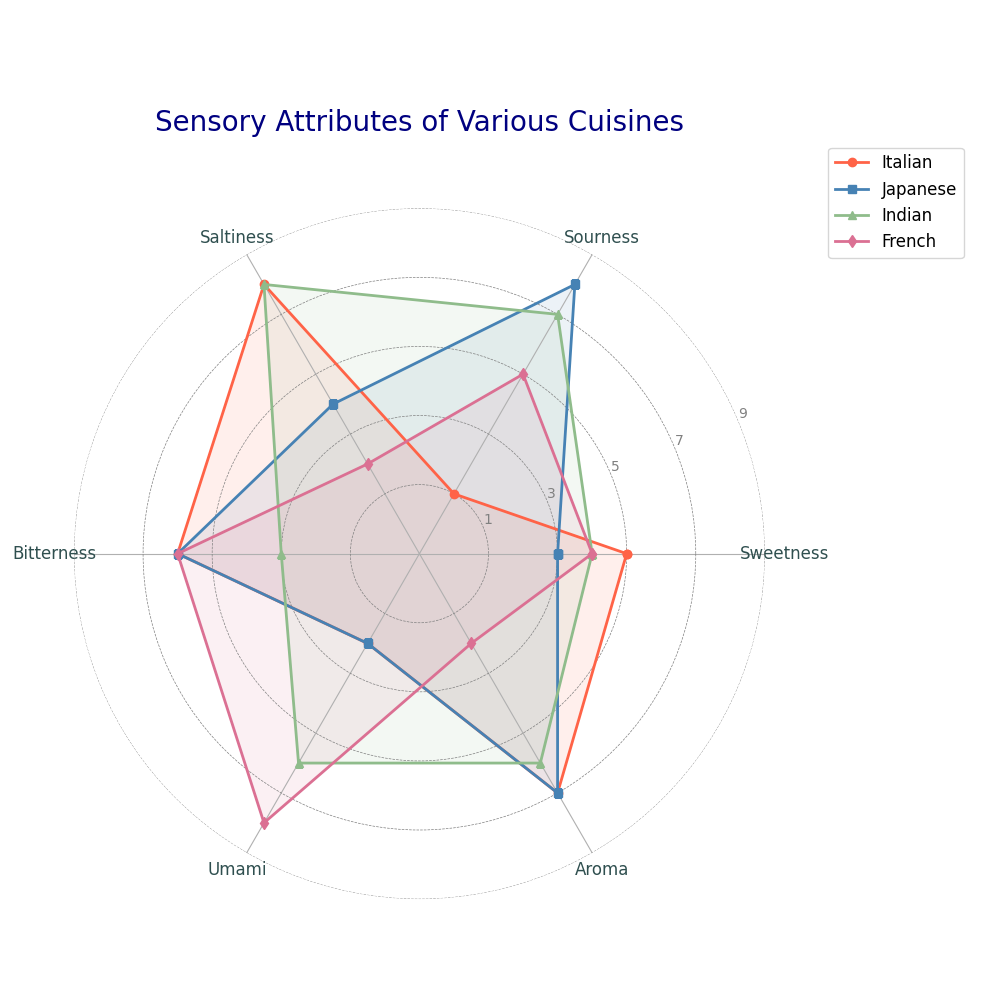

Here is the Python script that generated this plot:
import matplotlib.pyplot as plt
import numpy as np

# Define the sensory attributes
attributes = ['Sweetness', 'Sourness', 'Saltiness', 'Bitterness', 'Umami', 'Aroma']
num_vars = len(attributes)

# Define the randomly shuffled data for different cuisines
cuisine_italian = [6, 2, 9, 7, 3, 8]  # Shuffled
cuisine_japanese = [4, 9, 5, 7, 3, 8]  # Shuffled
cuisine_indian = [5, 8, 9, 4, 7, 7]    # Shuffled
cuisine_french = [5, 6, 3, 7, 9, 3]   # Shuffled

# Complete the data loop by adding the first value again to each list
cuisine_italian += cuisine_italian[:1]
cuisine_japanese += cuisine_japanese[:1]
cuisine_indian += cuisine_indian[:1]
cuisine_french += cuisine_french[:1]

# Calculate the angle for each attribute
angles = np.linspace(0, 2 * np.pi, num_vars, endpoint=False).tolist()
angles += angles[:1]

# Create the radar chart
fig, ax = plt.subplots(figsize=(10, 10), subplot_kw=dict(polar=True))
ax.spines['polar'].set_visible(False)
ax.yaxis.grid(True, color='gray', linestyle='--', linewidth=0.5)
plt.xticks(angles[:-1], attributes, color='darkslategray', size=12)
ax.set_yticklabels(["1", "3", "5", "7", "9"], color='grey', size=10)
ax.set_ylim(0, 10)

# Define color schemes and markers for cuisines
colors = ['#FF6347', '#4682B4', '#8FBC8B', '#DB7093']
markers = ['o', 's', '^', 'd']
cuisines = [cuisine_italian, cuisine_japanese, cuisine_indian, cuisine_french]
cuisine_names = ['Italian', 'Japanese', 'Indian', 'French']

# Plot each cuisine data on the radar chart
for data, name, color, marker in zip(cuisines, cuisine_names, colors, markers):
    ax.plot(angles, data, linewidth=2, linestyle='-', label=name, color=color, marker=marker)
    ax.fill(angles, data, color=color, alpha=0.1)

plt.title('Sensory Attributes of Various Cuisines', size=20, color='navy', y=1.1)
plt.legend(loc='upper right', bbox_to_anchor=(1.3, 1.1), fontsize=12)
plt.tight_layout()
plt.show()
